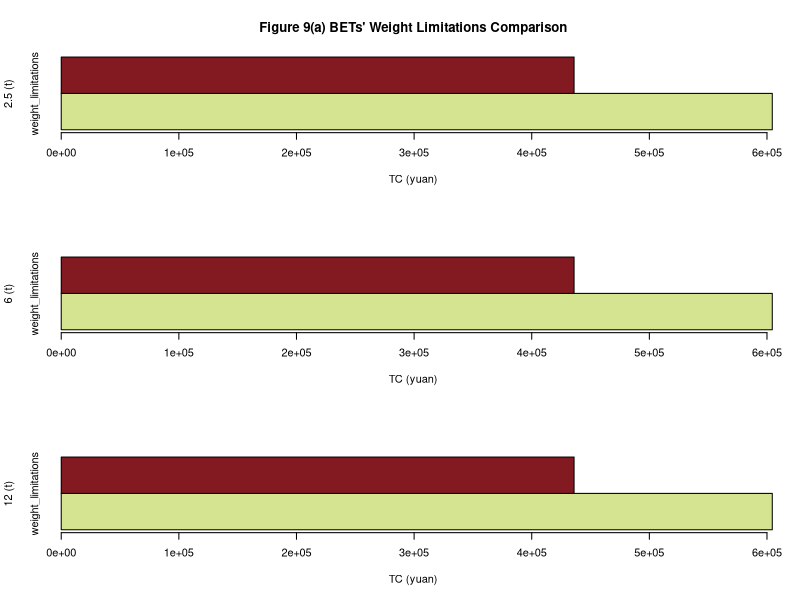

Recreate this plot in R.
# Impact of different vehicle weight limits on transportation results

par(mfrow = c(3,1))

# Figure 1
draw_data <- as.matrix(data.frame(weight_limitations=c(604507.0975,436006.7708)))
# rownames <- c("")

# categories <- ("Suburbs","Urban") 
colors <- c("#D5E490","#831A21")

a <- barplot(draw_data, main="Figure 9(a) BETs' Weight Limitations Comparison", 
             xlab="TC (yuan)", ylab="2.5 (t)", col=colors, horiz=TRUE, beside=TRUE)

par(bg="#F2EBE5")

# legend("topright",
#        legend = c("Suburbs","Downtown"),
#        fill = c("#D5E490","#831A21"),
#        bty="n",
#        cex=1)

# Figure 2
draw_data <- as.matrix(data.frame(weight_limitations=c(604507.0975,436006.7708)))
rownames <- c("6t")

# categories <- ("Suburbs","Urban") 
colors <- c("#D5E490","#831A21")

b <- barplot(draw_data, xlab="TC (yuan)", ylab="6 (t)", col=colors, horiz=TRUE, beside=TRUE)

# Figure 3
draw_data <- as.matrix(data.frame(weight_limitations=c(604507.0975,436006.7708)))
rownames <- c("12t")

# categories <- ("Suburbs","Urban") 
colors <- c("#D5E490","#831A21")

c <- barplot(draw_data, xlab="TC (yuan)", ylab="12 (t)", col=colors, horiz=TRUE, beside=TRUE)
